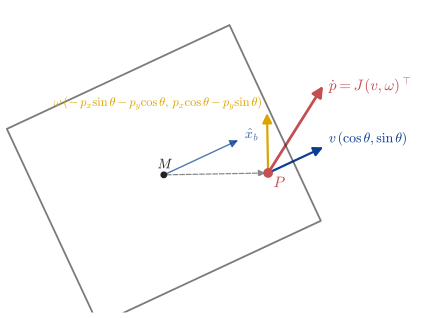

The script that saved this image:
"""Figure 3 — Pen-velocity decomposition.
The pen velocity is the sum of the body translation (along heading) and a
rotation-induced sideways kick. The two columns of the Jacobian are these
two basis directions.
"""
import numpy as np
import rtlib_diagrams as rd
import matplotlib.pyplot as plt
from matplotlib.patches import Rectangle, FancyArrowPatch


def main():
    rd.setup_style()
    fig, ax = rd.figure(width=6.2, height=4.0)

    # Body at origin, theta = 25 deg
    theta = np.deg2rad(25.0)
    c, s = np.cos(theta), np.sin(theta)
    L_chassis, W_chassis = 23.2, 20.4

    corners_b = np.array([[-L_chassis / 2, -W_chassis / 2],
                          [L_chassis / 2, -W_chassis / 2],
                          [L_chassis / 2, W_chassis / 2],
                          [-L_chassis / 2, W_chassis / 2],
                          [-L_chassis / 2, -W_chassis / 2]])
    Rmat = np.array([[c, -s], [s, c]])
    corners_w = corners_b @ Rmat.T
    ax.plot(corners_w[:, 0], corners_w[:, 1], color=rd.COLOR_AXIS, lw=1.3, alpha=0.6)

    # Body axes
    ax.add_patch(FancyArrowPatch((0, 0), (8 * c, 8 * s),
                                 arrowstyle='-|>', mutation_scale=12,
                                 color=rd.COLOR_PRIMARY, lw=1.0, alpha=0.7))
    ax.text(8 * c + 0.4, 8 * s, r'$\hat{x}_b$',
            color=rd.COLOR_PRIMARY, fontsize=10, alpha=0.8)

    # Pen at body offset (px, py)
    px_b, py_b = 9.0, -4.0
    pen = Rmat @ np.array([px_b, py_b])
    ax.plot(*pen, 'o', color=rd.COLOR_SECONDARY, ms=6)
    ax.text(pen[0] + 0.5, pen[1] - 1.4, r'$P$', color=rd.COLOR_SECONDARY, fontsize=11)

    # Translation contribution: v * (cos θ, sin θ)
    v_mag = 6.0
    trans_vec = np.array([v_mag * c, v_mag * s])
    ax.add_patch(FancyArrowPatch(pen, pen + trans_vec,
                                 arrowstyle='-|>', mutation_scale=14,
                                 color=rd.COLOR_PRIMARY, lw=1.6))
    ax.text(pen[0] + trans_vec[0] + 0.3,
            pen[1] + trans_vec[1] + 0.3,
            r'$v\,(\cos\theta,\sin\theta)$',
            color=rd.COLOR_PRIMARY, fontsize=10)

    # Rotation contribution: ω · (-px sin θ - py cos θ, px cos θ - py sin θ)
    omega = 0.6
    rot_vec = omega * np.array([-px_b * s - py_b * c,
                                 px_b * c - py_b * s])
    ax.add_patch(FancyArrowPatch(pen, pen + rot_vec,
                                 arrowstyle='-|>', mutation_scale=14,
                                 color=rd.COLOR_ACCENT, lw=1.6))
    ax.text(pen[0] + rot_vec[0] - 0.4,
            pen[1] + rot_vec[1] + 0.4,
            r'$\omega\,(\!-p_x\sin\theta-p_y\cos\theta,'
            r'\,p_x\cos\theta-p_y\sin\theta)$',
            color=rd.COLOR_ACCENT, fontsize=9, ha='right')

    # Resultant pen velocity (vector sum)
    res = trans_vec + rot_vec
    ax.add_patch(FancyArrowPatch(pen, pen + res,
                                 arrowstyle='-|>', mutation_scale=16,
                                 color=rd.COLOR_SECONDARY, lw=2.0))
    ax.text(pen[0] + res[0] + 0.4,
            pen[1] + res[1] - 0.7,
            r'$\dot{p} = J\,(v,\omega)^\top$',
            color=rd.COLOR_SECONDARY, fontsize=11)

    # Pen offset vector from M
    ax.add_patch(FancyArrowPatch((0, 0), pen,
                                 arrowstyle='-|>', mutation_scale=10,
                                 color=rd.COLOR_GUIDE, lw=0.9, ls='--'))

    ax.plot(0, 0, 'o', color=rd.COLOR_AXIS, ms=4)
    ax.text(-0.6, 0.6, r'$M$', color=rd.COLOR_AXIS, fontsize=10)

    ax.set_xlim(-15, 22)
    ax.set_ylim(-13, 16)
    ax.set_aspect('equal')
    ax.set_xticks([])
    ax.set_yticks([])
    for sp in ('top', 'right', 'left', 'bottom'):
        ax.spines[sp].set_visible(False)

    rd.save(fig, '01.3-jacobian.pdf')


if __name__ == '__main__':
    main()
